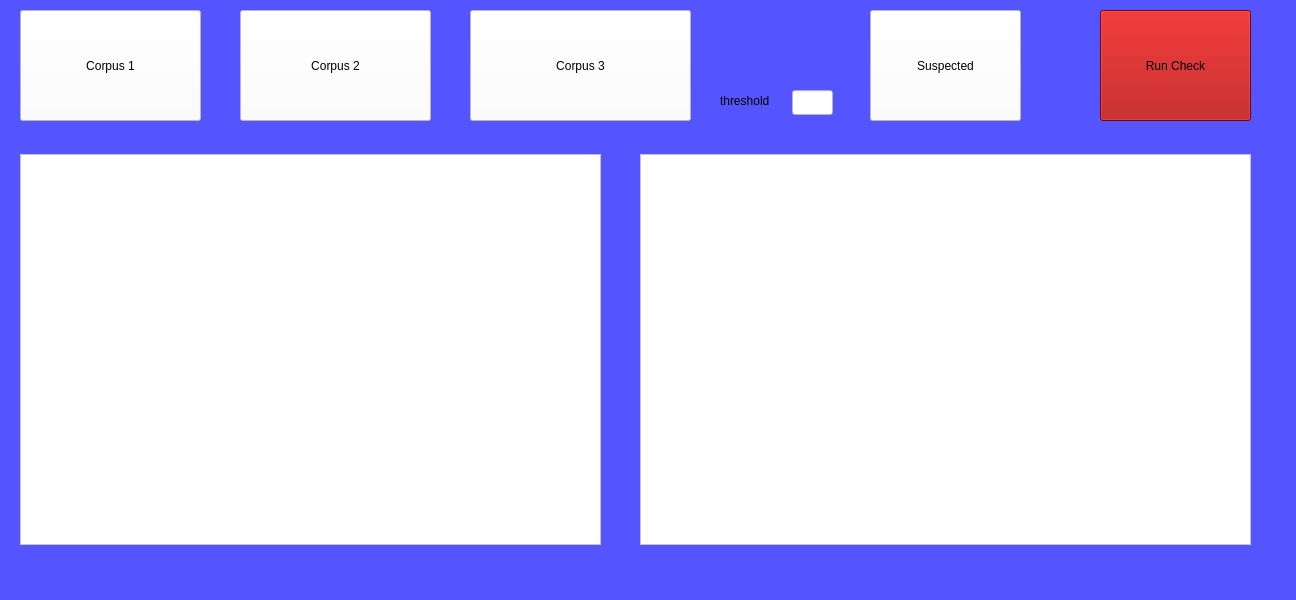
<?xml version="1.0" encoding="UTF-8"?>
<ui version="4.0">
 <class>MainWindow</class>
 <widget class="QMainWindow" name="MainWindow">
  <property name="geometry">
   <rect>
    <x>0</x>
    <y>0</y>
    <width>1296</width>
    <height>600</height>
   </rect>
  </property>
  <property name="windowTitle">
   <string>MainWindow</string>
  </property>
  <property name="styleSheet">
   <string notr="true">background-color: rgb(85, 85, 255);</string>
  </property>
  <widget class="QWidget" name="centralwidget">
   <widget class="QPushButton" name="pushButton">
    <property name="geometry">
     <rect>
      <x>20</x>
      <y>10</y>
      <width>181</width>
      <height>111</height>
     </rect>
    </property>
    <property name="styleSheet">
     <string notr="true">background-color: rgb(255, 255, 255);
font: 14pt &quot;Segoe UI&quot;;</string>
    </property>
    <property name="text">
     <string>Corpus 1</string>
    </property>
   </widget>
   <widget class="QPushButton" name="pushButton_2">
    <property name="geometry">
     <rect>
      <x>240</x>
      <y>10</y>
      <width>191</width>
      <height>111</height>
     </rect>
    </property>
    <property name="styleSheet">
     <string notr="true">background-color: rgb(255, 255, 255);
font: 14pt &quot;Segoe UI&quot;;</string>
    </property>
    <property name="text">
     <string>Corpus 2</string>
    </property>
   </widget>
   <widget class="QPushButton" name="pushButton_3">
    <property name="geometry">
     <rect>
      <x>470</x>
      <y>10</y>
      <width>221</width>
      <height>111</height>
     </rect>
    </property>
    <property name="styleSheet">
     <string notr="true">background-color: rgb(255, 255, 255);
font: 14pt &quot;Segoe UI&quot;;</string>
    </property>
    <property name="text">
     <string>Corpus 3</string>
    </property>
   </widget>
   <widget class="QPushButton" name="pushButton_4">
    <property name="geometry">
     <rect>
      <x>870</x>
      <y>10</y>
      <width>151</width>
      <height>111</height>
     </rect>
    </property>
    <property name="styleSheet">
     <string notr="true">background-color: rgb(255, 255, 255);
font: 14pt &quot;Segoe UI&quot;;</string>
    </property>
    <property name="text">
     <string>Suspected</string>
    </property>
   </widget>
   <widget class="QTextEdit" name="textEdit">
    <property name="geometry">
     <rect>
      <x>20</x>
      <y>154</y>
      <width>581</width>
      <height>391</height>
     </rect>
    </property>
    <property name="styleSheet">
     <string notr="true">background-color: rgb(255, 255, 255);</string>
    </property>
   </widget>
   <widget class="QLineEdit" name="lineEdit">
    <property name="geometry">
     <rect>
      <x>792</x>
      <y>90</y>
      <width>41</width>
      <height>25</height>
     </rect>
    </property>
    <property name="styleSheet">
     <string notr="true">background-color: rgb(255, 255, 255);</string>
    </property>
   </widget>
   <widget class="QLabel" name="label">
    <property name="geometry">
     <rect>
      <x>720</x>
      <y>90</y>
      <width>61</width>
      <height>21</height>
     </rect>
    </property>
    <property name="text">
     <string>threshold</string>
    </property>
   </widget>
   <widget class="QPushButton" name="pushButton_5">
    <property name="geometry">
     <rect>
      <x>1100</x>
      <y>10</y>
      <width>151</width>
      <height>111</height>
     </rect>
    </property>
    <property name="styleSheet">
     <string notr="true">background-color: rgb(0, 0, 0);
font: 14pt &quot;Segoe UI&quot;;
background-color: rgb(170, 0, 0);</string>
    </property>
    <property name="text">
     <string>Run Check</string>
    </property>
   </widget>
   <widget class="QTextEdit" name="textEdit_2">
    <property name="geometry">
     <rect>
      <x>640</x>
      <y>154</y>
      <width>611</width>
      <height>391</height>
     </rect>
    </property>
    <property name="styleSheet">
     <string notr="true">background-color: rgb(255, 255, 255);</string>
    </property>
   </widget>
  </widget>
  <widget class="QMenuBar" name="menubar">
   <property name="geometry">
    <rect>
     <x>0</x>
     <y>0</y>
     <width>1296</width>
     <height>26</height>
    </rect>
   </property>
  </widget>
  <widget class="QStatusBar" name="statusbar"/>
 </widget>
 <resources/>
 <connections/>
</ui>
